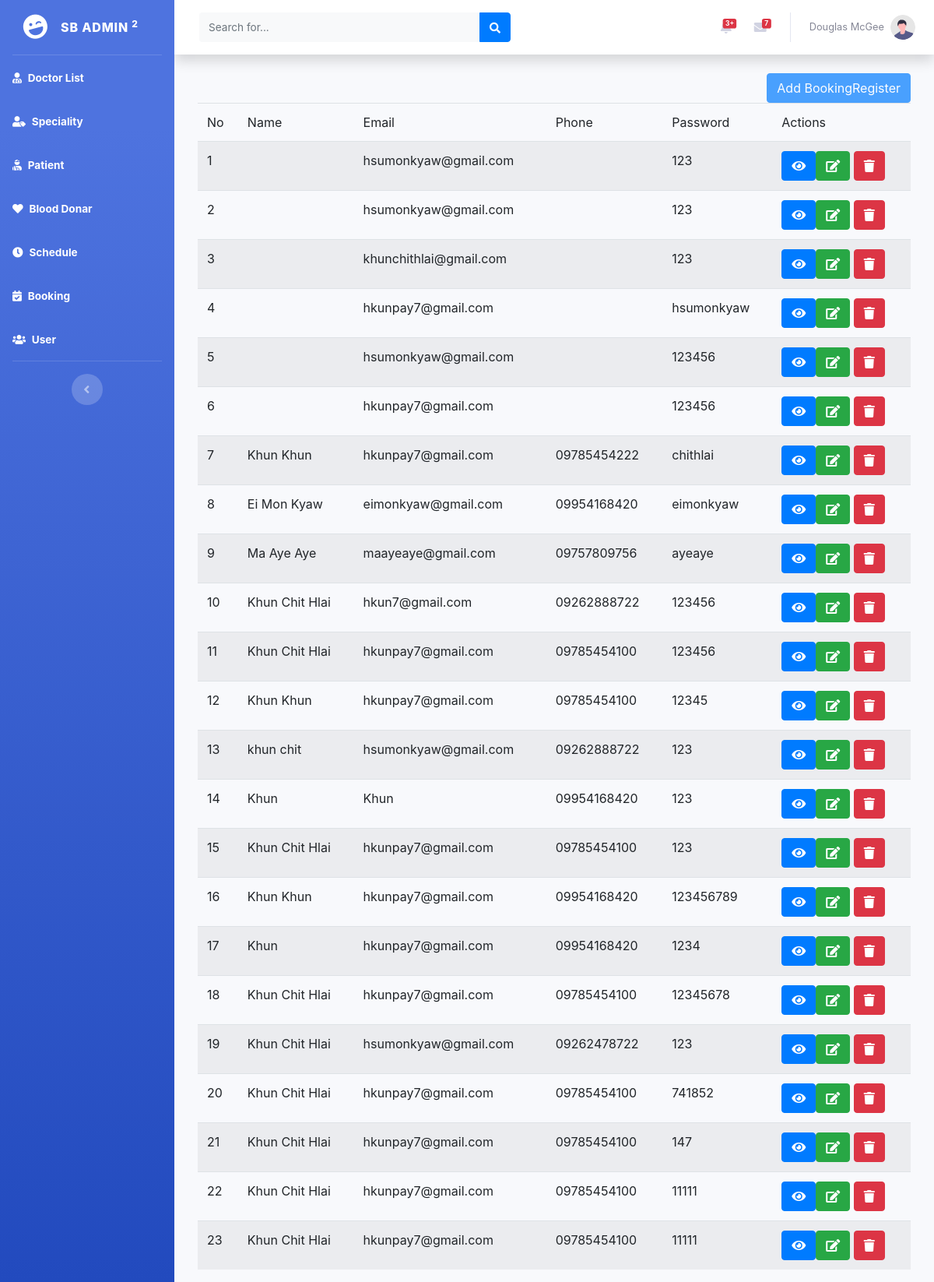
/backend/bookingregindex.php, run on the app's committed database.
### tables this page shows
CREATE TABLE `bookingregister` (
  `id` int(11) NOT NULL,
  `name` varchar(255) NOT NULL,
  `phone` varchar(255) NOT NULL,
  `email` varchar(255) NOT NULL,
  `password` varchar(255) NOT NULL
);

### backend/include/dbconn.php (called while the page is built, shortened)
<?php
class Database
{
	private static $dbHost='localhost';
	private static $dbName='hospital';
	private static $dbUserName='root';
	private static $dbPassword='';
	private static $cont=null;
	public static function connect(){
	if (null== self::$cont) {
		try{
			self::$cont=new PDO("mysql:host=".self::$dbHost.";"."dbname=".self::$dbName,self::$dbUserName,self::$dbPassword);
		}
		catch (PDOException $e){
			die($e->getMessage());
		}
	}
	return self::$cont;
}
}
?>

### backend/model/bookingreg.php (called while the page is built, shortened)
<?php
include_once('include/dbconn.php');
class Bookingreg
{
public function showReg(){
	$this->pdo=Database::connect();
			$this->pdo->setAttribute(PDO::ATTR_ERRMODE,PDO::ERRMODE_EXCEPTION);
			$sql="select *from bookingregister";
			$stmt=$this->pdo->prepare($sql);
			$stmt->bindParam(':email',$email);
			$stmt -> execute();
			$results = $stmt -> fetchAll(PDO::FETCH_ASSOC);
			return $results;
	}
}
?>

### backend/controller/bookingregcontroller.php (called while the page is built, shortened)
<?php
include_once('model/bookingreg.php');
class BookingregController extends Bookingreg
{
	public function showBookreg(){
		return $this->showReg();
	}
}
?>

### backend/bookingregindex.php (the view, shortened to what this page needs)
<!DOCTYPE html>
<html lang="en">
<head>
    <link href="vendor/fontawesome-free/css/all.min.css" rel="stylesheet" type="text/css">
    <link href="css/sb-admin-2.min.css" rel="stylesheet">
    <link rel="stylesheet" href="css/bootstrap.css">
</head>
<body id="page-top">
    <div id="wrapper">
        <ul class="navbar-nav bg-gradient-primary sidebar sidebar-dark accordion" id="accordionSidebar">
            <a class="sidebar-brand d-flex align-items-center justify-content-center" href="index.php">
                <div class="sidebar-brand-icon rotate-n-15">
                    <i class="fas fa-laugh-wink"></i>
                </div>
                <div class="sidebar-brand-text mx-3">SB Admin <sup>2</sup></div>
            </a>
            <hr class="sidebar-divider my-0">
            <li class="nav-item active">
                <a class="nav-link" href="doctorindex.php">
                    <i class="fas fa-user-md"></i>
                    <span>Doctor List</span></a>
            </li>
            <li class="nav-item active">
                <a class="nav-link" href="categoryindex.php">
                    <i class="fas fa-user-tag"></i>
                    <span>Speciality</span></a>
            </li>
            <li class="nav-item active">
                <a class="nav-link" href="patientindex.php">
                    <i class="fas fa-user-injured"></i>
                    <span>Patient</span></a>
            </li>
            <li class="nav-item active">
                <a class="nav-link" href="bloodindex.php">
                    <i class="fa fa-heart"></i>
                    <span>Blood Donar</span></a>
            </li>
            <li class="nav-item active">
                <a class="nav-link" href="scheduleindex.php">
                    <i class="fas fa-clock"></i>
                    <span>Schedule</span></a>
            </li>
            <li class="nav-item active">
                <a class="nav-link" href="bookingindex.php">
                <i class="fas fa-calendar-check"></i>
                    <span>Booking</span></a>
            </li>
            <li class="nav-item active">
                <a class="nav-link" href="bookingregindex.php">
                <i class="fas fa-users"></i>
                    <span>User</span></a>
            </li>
            <hr class="sidebar-divider d-none d-md-block">
            <div class="text-center d-none d-md-inline">
                <button class="rounded-circle border-0" id="sidebarToggle"></button>
            </div>
        </ul>
        <div id="content-wrapper" class="d-flex flex-column">
            <div id="content">
                <nav class="navbar navbar-expand navbar-light bg-white topbar mb-4 static-top shadow">
                    <form
                        class="d-none d-sm-inline-block form-inline mr-auto ml-md-3 my-2 my-md-0 mw-100 navbar-search">
                        <div class="input-group">
                            <input type="text" class="form-control bg-light border-0 small" placeholder="Search for..."
                                aria-label="Search" aria-describedby="basic-addon2">
                            <div class="input-group-append">
                                <button class="btn btn-primary" type="button">
                                    <i class="fas fa-search fa-sm"></i>
                                </button>
                            </div>
                        </div>
                    </form>
                    <ul class="navbar-nav ml-auto">
                        <li class="nav-item dropdown no-arrow mx-1">
                            <a class="nav-link dropdown-toggle" href="#" id="alertsDropdown" role="button"
                                data-toggle="dropdown" aria-haspopup="true" aria-expanded="false">
                                <span class="badge badge-danger badge-counter">3+</span>
                            </a>
                        </li>
                        <li class="nav-item dropdown no-arrow mx-1">
                            <a class="nav-link dropdown-toggle" href="#" id="messagesDropdown" role="button"
                                data-toggle="dropdown" aria-haspopup="true" aria-expanded="false">
                                <i class="fas fa-envelope fa-fw"></i>
                                <span class="badge badge-danger badge-counter">7</span>
                            </a>
                        </li>
                        <li class="nav-item dropdown no-arrow">
                            <a class="nav-link dropdown-toggle" href="#" id="userDropdown" role="button"
                                data-toggle="dropdown" aria-haspopup="true" aria-expanded="false">
                                <span class="mr-2 d-none d-lg-inline text-gray-600 small">Douglas McGee</span>
                                <img class="img-profile rounded-circle"
                                    src="img/undraw_profile.svg">
                            </a>
                        </li>
                    </ul>
                </nav>
                <div class="container-fluid">
                <?php
include_once("controller/bookingregcontroller.php");
$bookingregController=new BookingregController();
$results=$bookingregController->showBookreg();
?>
<div class="container">
<div class='float-right' style="opacity: 0.7;">
    <a href='addbookreg.php' class='btn btn-primary pull-right'>Add BookingRegister</a>
</div>
 <table class="table table-striped">
<thead>
<tr>
<td>No</td>
<td>Name</td>
<td>Email</td>
<td>Phone</td>
<td>Password</td>
<td>Actions</td>
</tr>
</thead>
<tbody>
<?php
$i=1;
foreach($results as $result)
{
 ?>
<tr>
<td><?php echo $i++?> </td>
<td><?php echo $result['name'];?> </td>
<td><?php echo $result['email'];?> </td>
<td><?php echo $result['phone'];?> </td>
<td><?php echo $result['password'];?> </td>
<td><a class="btn btn-primary" href="bookingregview.php?id=<?php echo $result['id'];?>" ><i class="fa fa-eye"></i></a><a class="btn btn-success" href="bookingregedit.php?id=<?php echo $result['id'];?>"><i class="fa fa-edit"></i></a> <a class="btn btn-danger" onclick="return deleteuser(<?php echo $result['id'];?>);"><i class="fa fa-trash"></i></a></td>
</tr>
<?php
}
?>
</tbody>
</table>
</div>
                </div>
            </div>
        </div>
    </div>
</body>
</html>

### data on the page
bookingregister: email "hsumonkyaw@gmail.com", password "123"
bookingregister: email "hsumonkyaw@gmail.com", password "123"
bookingregister: email "khunchithlai@gmail.com", password "123"
bookingregister: email "hkunpay7@gmail.com", password "hsumonkyaw"
bookingregister: email "hsumonkyaw@gmail.com", password "123456"
bookingregister: email "hkunpay7@gmail.com", password "123456"
bookingregister: name "Khun Khun", email "hkunpay7@gmail.com", phone "09785454222", password "chithlai"
bookingregister: name "Ei Mon Kyaw", email "eimonkyaw@gmail.com", phone "09954168420", password "eimonkyaw"
bookingregister: name "Ma Aye Aye", email "maayeaye@gmail.com", phone "09757809756", password "ayeaye"
bookingregister: name "Khun Chit Hlai", email "hkun7@gmail.com", phone "09262888722", password "123456"
bookingregister: name "Khun Chit Hlai", email "hkunpay7@gmail.com", phone "09785454100", password "123456"
bookingregister: name "Khun Khun", email "hkunpay7@gmail.com", phone "09785454100", password "12345"
bookingregister: name "khun chit", email "hsumonkyaw@gmail.com", phone "09262888722", password "123"
bookingregister: name "Khun", email "Khun", phone "09954168420", password "123"
bookingregister: name "Khun Chit Hlai", email "hkunpay7@gmail.com", phone "09785454100", password "123"
bookingregister: name "Khun Khun", email "hkunpay7@gmail.com", phone "09954168420", password "123456789"
bookingregister: name "Khun", email "hkunpay7@gmail.com", phone "09954168420", password "1234"
bookingregister: name "Khun Chit Hlai", email "hkunpay7@gmail.com", phone "09785454100", password "12345678"
bookingregister: name "Khun Chit Hlai", email "hsumonkyaw@gmail.com", phone "09262478722", password "123"
bookingregister: name "Khun Chit Hlai", email "hkunpay7@gmail.com", phone "09785454100", password "741852"
bookingregister: name "Khun Chit Hlai", email "hkunpay7@gmail.com", phone "09785454100", password "147"
bookingregister: name "Khun Chit Hlai", email "hkunpay7@gmail.com", phone "09785454100", password "11111"
bookingregister: name "Khun Chit Hlai", email "hkunpay7@gmail.com", phone "09785454100", password "11111"
